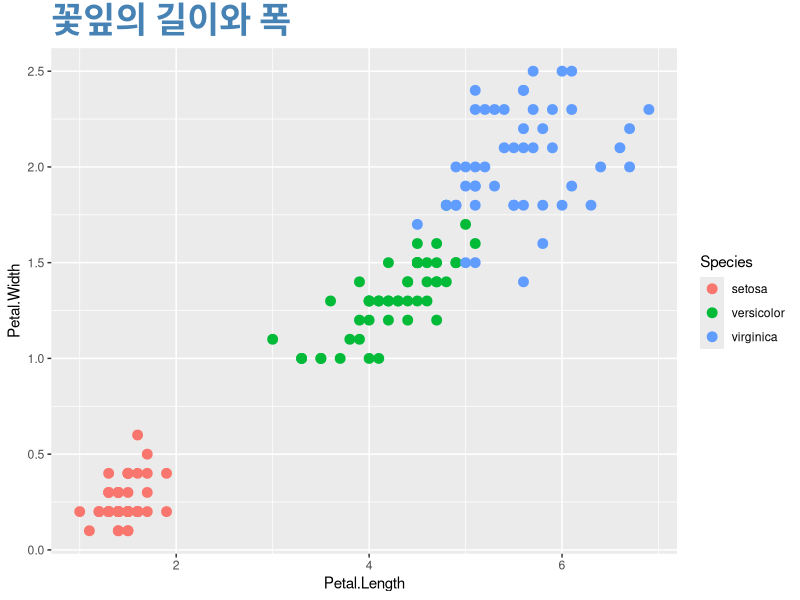

Source code (R):
library(ggplot2)

ggplot(data=iris, aes(x=Petal.Length, y=Petal.Width, color=Species)) +
  geom_point(size=3) +
  ggtitle("꽃잎의 길이와 폭") +              # 그래프의 제목 지정
  theme(plot.title = element_text(size=25, face="bold", colour="steelblue"))
